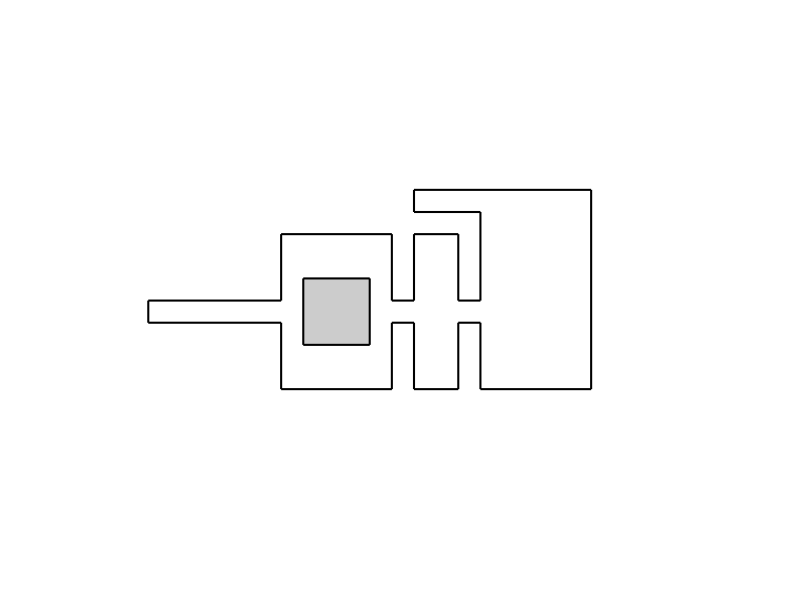

Reproduce this figure in MATLAB. (Note: this script raises an error after producing the figure.)
load('Online.mat');


environment_min_x = min(environment{1}(:,1));
environment_max_x = max(environment{1}(:,1));
environment_min_y = min(environment{1}(:,2));
environment_max_y = max(environment{1}(:,2));
X_MIN = environment_min_x-0.1*(environment_max_x-environment_min_x);
X_MAX = environment_max_x+0.1*(environment_max_x-environment_min_x);
Y_MIN = environment_min_y-0.1*(environment_max_y-environment_min_y);
Y_MAX = environment_max_y+0.1*(environment_max_y-environment_min_y);



%Clear plot and form window with desired properties
clf; hold on;
axis equal; axis off; axis([X_MIN X_MAX+4 Y_MIN Y_MAX]);


%Plot Environment
patch( environment{1}(:,1) , environment{1}(:,2) , 0.1*ones(1,length(environment{1}(:,1)) ) , ...
    'w' , 'linewidth' , 1.5 );
for i = 2 : size(environment,2)
    patch( environment{i}(:,1) , environment{i}(:,2) , 0.1*ones(1,length(environment{i}(:,1)) ) , ...
        'k' , 'EdgeColor' , [0 0 0] , 'FaceColor' , [0.8 0.8 0.8] , 'linewidth' , 1.5 );
end






current_x = Record_path_Agent(1,:);    
current_y = Record_path_Agent(2,:);     

sensor_x =  Record_path_Opponent(1,:); 
sensor_y =  Record_path_Opponent(2,:);  




Teammate = Asset; 
Teammate_detected = zeros(1,5);
TeammatePenalty = Negtive_Asset;
Teammate_detected = zeros(size(Asset,1),1);

Updated_Negtive_Reward = Negtive_Reward;



% Total_scan = false(Resolution*ENV_SIZE1, Resolution*ENV_SIZE2);
reward_step = 0;
Total_scan = false(Resolution*ENV_SIZE1, Resolution*ENV_SIZE2);
reward_step = 0;
CurrentPenalty = 0;


V{1} = visibility_polygon( [current_x(1) current_y(1)] , environment , epsilon , snap_distance );
W{1} = visibility_polygon( [sensor_x(1) sensor_y(1)] , environment , epsilon , snap_distance );
Total_visiable{1} =  V;

Ne_Total = 0;

if  in_environment( [sensor_x(1) sensor_y(1)] , V , epsilon )
    
    sensor_detect_indicator(1) = 1;
else
    sensor_detect_indicator(1)= 0;
end

for k = 1:size(Asset,1)
    plot3(Asset(k,1),Asset(k,2), 0.3 , ...
        'p' , 'Markersize' , 16, 'MarkerFaceColor' , [0.9,0.8,0.7],'MarkerFaceColor','r','MarkerEdgeColor','r' );
end



for ii= 1: max(size(current_x))
    
    TeammatePenalty = Negtive_Asset;
    Updated_Negtive_Reward = Negtive_Reward;
    
    observer_x = current_x(ii);
    observer_y = current_y(ii);
    %Make sure the current point is in the environment
    if  in_environment( [observer_x observer_y] , environment , epsilon )
        
        %             Clear plot and form window with desired properties
        clf;  hold on;
        axis equal;
        axis off; axis([X_MIN X_MAX Y_MIN Y_MAX+6]);
        
        %Plot environment
        patch( environment{1}(:,1) , environment{1}(:,2) , 0.1*ones(1,length(environment{1}(:,1)) ) , ...
            'w' , 'linewidth' , 1.5 );
        for i = 2 : size(environment,2)
            patch( environment{i}(:,1) , environment{i}(:,2) , 0.1*ones(1,length(environment{i}(:,1)) ) , ...
                'k' , 'EdgeColor' , [0 0 0] , 'FaceColor' , [0.8 0.8 0.8] , 'linewidth' , 0.1 );
        end
        
        
        
        %             Plot observer
        plot3( observer_x , observer_y , 0.3 , ...
            'o' , 'Markersize' , 15 , 'MarkerEdgeColor' , 'k' , 'MarkerFaceColor' , 'r' );
        hold on
        
        
        W{1} = visibility_polygon( [sensor_x(ii) sensor_y(ii)] , environment , epsilon , snap_distance );
        V{1} = visibility_polygon( [observer_x observer_y] , environment , epsilon , snap_distance );
        
        
        %sensor polygon
        
        Area_sensor = polyarea(W{1}(:,1),W{1}(:,2));
        patch( W{1}(:,1) , W{1}(:,2) , 0.1*ones( size(W{1},1) , 1 ) , ...
            [0.7,0.7,0.9] , 'LineStyle' , 'none' );
        %         plot3( W{1}(:,1) , W{1}(:,2) , 0.1*ones( size(W{1},1) , 1 ) , ...
        %             'y*' , 'Markersize' , 5 );
        plot3( sensor_x(ii) , sensor_y(ii) , 0.3 , ...
            's' , 'Markersize' , 15, 'MarkerFaceColor' , [0.9,0.8,0.7],'MarkerFaceColor','b','MarkerEdgeColor','b' );
        
        
        %total polygon
        
        Total_visiable{ii} =  V;
        
        for k = 1:ii-1
            tpatch = patch( Total_visiable{k}{1}(:,1) , Total_visiable{k}{1}(:,2) , 0.1*ones( size(Total_visiable{k}{1},1) , 1 ) , ...
                [0.9,0.8,0.8] , 'LineStyle' , 'none' );
            alpha(tpatch,0.6)
        end
        
        %Compute and plot visibility polygon
        
        Area = polyarea(V{1}(:,1),V{1}(:,2));
        
        vpatch= patch( V{1}(:,1) , V{1}(:,2) , 0.1*ones( size(V{1},1) , 1 ) , ...
            [0.9,0.5,0.5],'LineStyle' , 'none' );
        %         plot3( V{1}(:,1) , V{1}(:,2) , 0.1*ones( size(V{1},1) , 1 ) , ...
        %             'b*' , 'Markersize' , 5 );
        alpha(vpatch, 0.6)
        
        
        hold on
        
        for k = 1:size(Asset,1)
            if sensor_x(ii) == Asset(k,1) && sensor_y(ii) ==  Asset(k,2)
                Teammate_detected(k) = 1;
                CurrentPenalty = 1;
            end
        end

        for k = 1:size(Asset,1)
            if Teammate_detected(k) == 0
                plot3(Asset(k,1),Asset(k,2), 0.3 , ...
                    'p' , 'Markersize' , 16, 'MarkerFaceColor' , [0.9,0.8,0.7],'MarkerFaceColor','r','MarkerEdgeColor','r' );
            end
        end

        



        %%overlap area
        x1= V{1}(:,1);
        y1= V{1}(:,2);
        b1 = poly2mask(Resolution*x1,Resolution*y1,Resolution*ENV_SIZE1, Resolution*ENV_SIZE2);
        areaImage = bwarea(b1);
        Total_scan = b1 | Total_scan;
        reward_step(ii) = bwarea(Total_scan)/Resolution^2;
        

        
        
              
        
    end
    
    
    if  in_environment( [sensor_x(ii) sensor_y(ii)] , V , epsilon )
        sensor_detect_indicator(ii) = Updated_Negtive_Reward;
    else
        sensor_detect_indicator(ii)= 0;
    end
    if ii >= 2
        
        txt1 = ['T = ',num2str(ii)];
        text(X_MAX/2-1,Y_MAX+5,txt1,'FontSize',20)
        
        txt2 = ['Region Exploration:  Total Reward=',num2str(reward_step(ii)), ', Current Reward =',num2str(reward_step(ii) - reward_step(ii-1))];
        text(X_MIN+4,Y_MAX+4,txt2,'FontSize',20)
        
        txt3 = ['Agent Observation: Total Penalty = ',num2str(sum(sensor_detect_indicator(1:ii))),', Current Penalty =', num2str(sensor_detect_indicator(ii))];
        text(X_MIN+4,Y_MAX+3,txt3,'FontSize',20)
        
        txt4 = ['Assets Captured: Total Penalty = ',num2str(TeammatePenalty*sum(Teammate_detected)),', Current Penalty =', num2str(TeammatePenalty*CurrentPenalty)];
        text(X_MIN+4,Y_MAX+2,txt4,'FontSize',20)
        
        txt5 = ['Combined: Total Reward = ',num2str(reward_step(ii)- sum(sensor_detect_indicator(1:ii))...
            -(TeammatePenalty*sum(Teammate_detected))),', Current Reward =', num2str(reward_step(ii) - reward_step(ii-1)- ...
            (sensor_detect_indicator(ii)) - (TeammatePenalty*CurrentPenalty))];
        text(X_MIN+4,Y_MAX+1,txt5,'FontSize',20)
        
        CurrentPenalty = 0;
    
    
    plot3(sensor_x(1:ii-1),sensor_y(1:ii-1),0.1*ones( max(size(sensor_x(1:ii-1))) , 1 ),'b','LineWidth',5)
    plot3(sensor_x(ii-1:ii),sensor_y(ii-1:ii),0.1*ones( max(size(sensor_x(ii-1:ii))) , 1 ),':b','LineWidth',5)
    plot3(current_x(1:ii-1),current_y(1:ii-1),0.1*ones( max(size(current_x(1:ii-1))) , 1 ),'r','LineWidth',5)
    plot3(current_x(ii-1:ii),current_y(ii-1:ii),0.1*ones( max(size(current_x(ii-1:ii))) , 1 ),':r','LineWidth',5)
    pause(0.1)
    end
    hold off
    %
         mov(ii) = getframe(gca);
         jj = ii;
    %      imwrite(mov(ii),sprintf('High%d.jpg',jj))
    
        %sensor the next point
        fname = sprintf('save_figure/DM1%d.png', ii);
        saveas(gcf,fname)
    % %
%    
    
end




